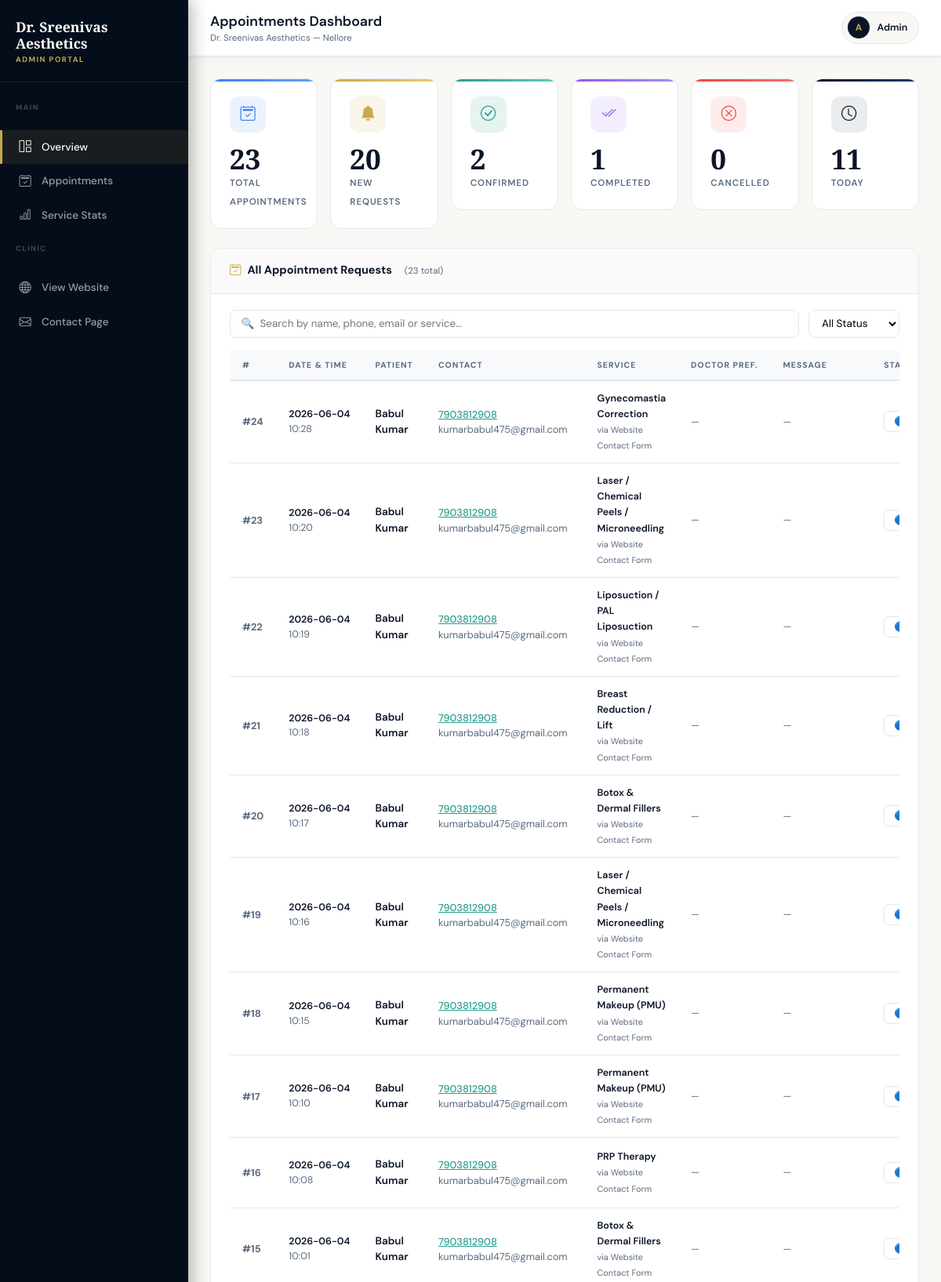
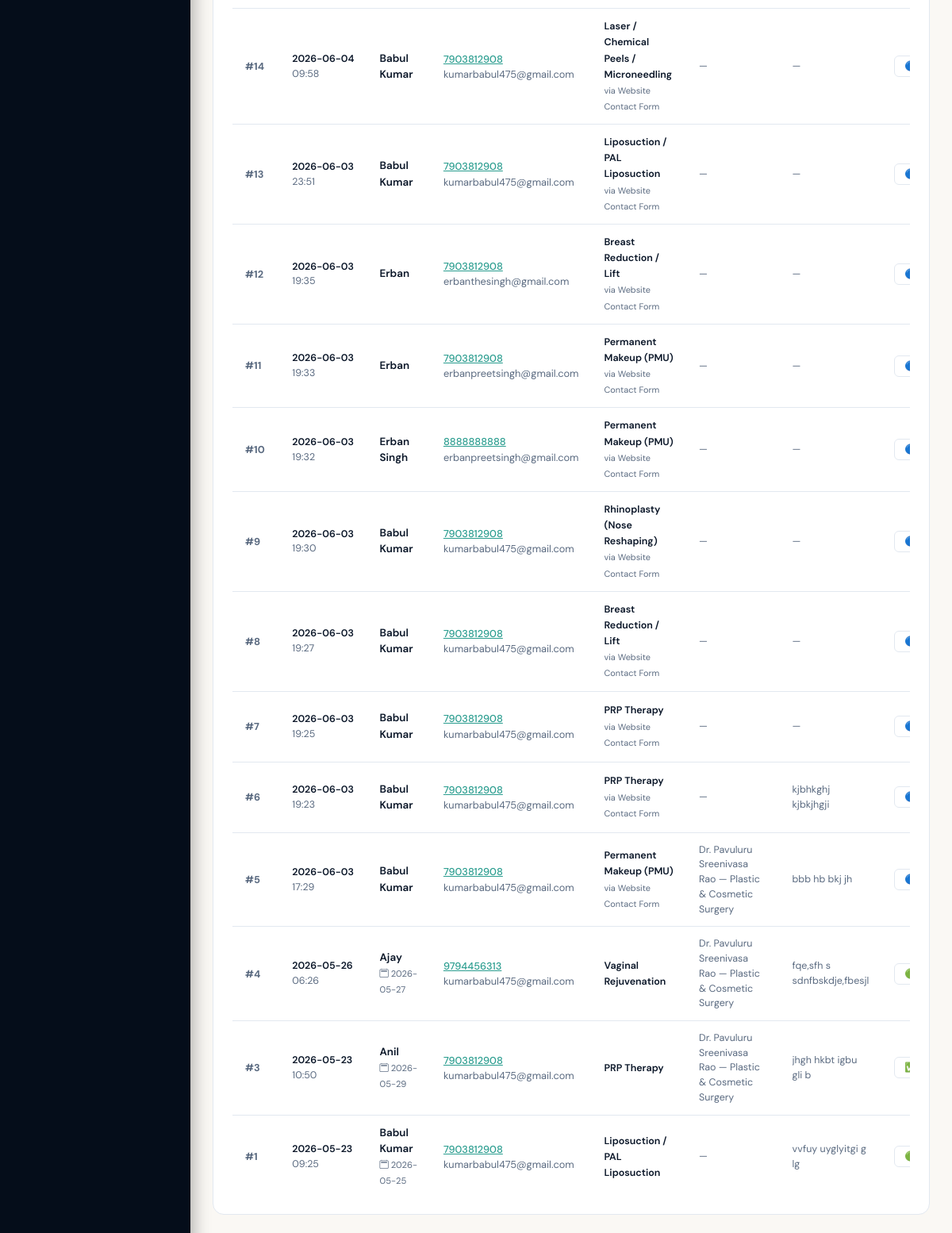
Screenshot of /admin/dashboard (signed in, upper part) with the database file from the repository (2 pictures, top to bottom).
### tables this page shows
CREATE TABLE appointments (
                id             INTEGER PRIMARY KEY AUTOINCREMENT,
                name           TEXT NOT NULL,
                phone          TEXT NOT NULL,
                email          TEXT NOT NULL,
                service        TEXT NOT NULL,
                doctor         TEXT,
                preferred_date TEXT,
                message        TEXT,
                source         TEXT,
                status         TEXT DEFAULT 'New',
                created_at     TEXT NOT NULL
            );

### app.py (the view)
@app.route("/admin")
@app.route("/admin/dashboard")
@login_required
def admin_dashboard():
    with get_db() as db:
        total = db.execute("SELECT COUNT(*) FROM appointments").fetchone()[0]
        new_count = db.execute("SELECT COUNT(*) FROM appointments WHERE status='New'").fetchone()[0]
        confirmed = db.execute("SELECT COUNT(*) FROM appointments WHERE status='Confirmed'").fetchone()[0]
        completed = db.execute("SELECT COUNT(*) FROM appointments WHERE status='Completed'").fetchone()[0]
        cancelled = db.execute("SELECT COUNT(*) FROM appointments WHERE status='Cancelled'").fetchone()[0]
        today_count = db.execute("SELECT COUNT(*) FROM appointments WHERE DATE(created_at)=DATE('now')").fetchone()[0]
        service_stats = db.execute("""
            SELECT service, COUNT(*) as cnt
            FROM appointments GROUP BY service ORDER BY cnt DESC
        """).fetchall()
        all_appointments = db.execute("SELECT * FROM appointments ORDER BY id DESC").fetchall()
    stats = {
        "total": total, "new": new_count, "confirmed": confirmed,
        "completed": completed, "cancelled": cancelled, "today": today_count,
    }
    return render_template("admin_dashboard.html", stats=stats, service_stats=service_stats,
                           all_appointments=all_appointments)

### app.py (called while the page is built)
def get_db():
    conn = sqlite3.connect(DB_PATH)
    conn.row_factory = sqlite3.Row
    return conn

def login_required(f):
    @wraps(f)
    def decorated(*args, **kwargs):
        if not session.get("admin_logged_in"):
            return redirect(url_for("admin_login"))
        return f(*args, **kwargs)
    return decorated

@app.context_processor
def inject_globals():
    return {"clinic": CLINIC, "services": SERVICES}

### templates/admin_dashboard.html (shortened to what this page needs)
<!DOCTYPE html>
<html lang="en">
<head>
  <link href="https://cdn.jsdelivr.net/npm/bootstrap@5.3.3/dist/css/bootstrap.min.css" rel="stylesheet"/>
  <link href="https://cdn.jsdelivr.net/npm/bootstrap-icons@1.11.3/font/bootstrap-icons.min.css" rel="stylesheet"/>
</head>
<body>
<nav class="sidebar">
  <div class="sidebar-brand">
    <span class="sidebar-brand-name">Dr. Sreenivas<br>Aesthetics</span>
    <span class="sidebar-brand-sub">Admin Portal</span>
  </div>
  <div class="sidebar-nav">
    <p class="sidebar-section-label">Main</p>
    <a href="#section-overview" class="sidebar-item active" onclick="scrollTo('section-overview',this)">
      <i class="bi bi-grid-1x2"></i> Overview
    </a>
    <a href="#section-appointments" class="sidebar-item" onclick="scrollTo('section-appointments',this)">
      <i class="bi bi-calendar2-check"></i> Appointments
    </a>
    <a href="#section-services" class="sidebar-item" onclick="scrollTo('section-services',this)">
      <i class="bi bi-bar-chart"></i> Service Stats
    </a>
    <p class="sidebar-section-label">Clinic</p>
    <a href="{{ url_for('index') }}" class="sidebar-item" target="_blank">
      <i class="bi bi-globe"></i> View Website
    </a>
    <a href="{{ url_for('contact') }}" class="sidebar-item" target="_blank">
      <i class="bi bi-envelope"></i> Contact Page
    </a>
  </div>
</nav>
<div class="main-content">
  <div class="topbar">
    <div>
      <div class="topbar-title">Appointments Dashboard</div>
      <div class="topbar-sub">Dr. Sreenivas Aesthetics — Nellore</div>
    </div>
    <div class="topbar-user">
      <div class="topbar-avatar">A</div>
      <span class="topbar-uname">Admin</span>
    </div>
  </div>
  <div class="page-body">
    <div id="section-overview" class="mb-4">
      <div class="row g-3">
        {% for icon, cls, val, lbl in [
          ('bi-calendar2-check', 'blue',   stats.total,     'Total Appointments'),
          ('bi-bell-fill',       'gold',   stats.new,       'New Requests'),
          ('bi-check-circle',    'green',  stats.confirmed, 'Confirmed'),
          ('bi-check2-all',      'purple', stats.completed, 'Completed'),
          ('bi-x-circle',        'red',    stats.cancelled, 'Cancelled'),
          ('bi-clock',           'navy',   stats.today,     'Today'),
        ] %}
        <div class="col-6 col-md-4 col-xl-2">
          <div class="stat-card stat-card--{{ cls }}">
            <div class="stat-icon stat-icon--{{ cls }}">
              <i class="bi {{ icon }}"></i>
            </div>
            <span class="stat-val">{{ val }}</span>
            <span class="stat-lbl">{{ lbl }}</span>
          </div>
        </div>
        {% endfor %}
      </div>
    </div>
    <div id="section-appointments" class="section-card mb-4">
      <div class="section-card-header">
        <div class="section-card-title">
          <i class="bi bi-calendar2-check"></i>
          All Appointment Requests
          <span style="font-size:.72rem;font-weight:400;color:var(--muted);margin-left:.5rem;">
            ({{ all_appointments|length }} total)
          </span>
        </div>
      </div>
      <div class="section-card-body">
        <div class="filter-bar">
          <input type="text" class="filter-input" id="searchInput"
                 placeholder="🔍  Search by name, phone, email or service…"
                 oninput="filterTable()"/>
          <select class="filter-select" id="statusFilter" onchange="filterTable()">
            <option value="">All Status</option>
          </select>
        </div>
        {% if all_appointments %}
        <div style="overflow-x:auto;">
          <table class="appt-table" id="apptTable">
            <thead>
              <tr>
                <th>#</th>
                <th>Date & Time</th>
                <th>Patient</th>
                <th>Contact</th>
                <th>Service</th>
                <th>Doctor Pref.</th>
                <th>Message</th>
                <th>Status</th>
              </tr>
            </thead>
            <tbody id="apptBody">
              {% for appt in all_appointments %}
              <tr id="row-{{ appt.id }}"
                  data-name="{{ appt.name|lower }}"
                  data-phone="{{ appt.phone|lower }}"
                  data-email="{{ appt.email|lower }}"
                  data-service="{{ appt.service|lower }}"
                  data-status="{{ appt.status }}">
                <td style="font-weight:700;color:var(--muted);font-size:.8rem;">#{{ appt.id }}</td>
                <td style="white-space:nowrap;font-size:.78rem;">
                  <span style="font-weight:600;color:var(--navy);">
                    {{ appt.created_at[:10] }}
                  </span><br>
                  <span style="color:var(--muted);">{{ appt.created_at[11:16] }}</span>
                </td>
                <td>
                  <span style="font-weight:600;color:var(--navy);display:block;">{{ appt.name }}</span>
                  {% if appt.preferred_date %}
                  <span style="font-size:.7rem;color:var(--muted);">
                    <i class="bi bi-calendar2"></i> {{ appt.preferred_date }}
                  </span>
                  {% endif %}
                </td>
                <td style="font-size:.8rem;">
                  <a href="tel:{{ appt.phone }}" style="color:var(--teal);font-weight:500;">{{ appt.phone }}</a><br>
                  <span style="color:var(--muted);">{{ appt.email }}</span>
                </td>
                <td>
                  <span style="font-size:.78rem;font-weight:600;color:var(--navy);">{{ appt.service }}</span>
                  {% if appt.source %}
                  <br><span style="font-size:.68rem;color:var(--muted);">via {{ appt.source }}</span>
                  {% endif %}
                </td>
                <td style="font-size:.78rem;color:var(--muted);">
                  {{ appt.doctor or '—' }}
                </td>
                <td style="max-width:180px;">
                  <span style="font-size:.78rem;color:var(--muted);
                               display:-webkit-box;-webkit-line-clamp:2;
                               -webkit-box-orient:vertical;overflow:hidden;">
                    {{ appt.message or '—' }}
                  </span>
                </td>
                <td>
                  <select class="status-select"
                          onchange="updateStatus({{ appt.id }}, this.value, this)"
                          data-current="{{ appt.status }}">
                    <option value="New"       {% if appt.status=='New'       %}selected{% endif %}>🔵 New</option>
                    <option value="Confirmed" {% if appt.status=='Confirmed' %}selected{% endif %}>🟢 Confirmed</option>
                    <option value="Completed" {% if appt.status=='Completed' %}selected{% endif %}>✅ Completed</option>
                  </select>
                </td>
              </tr>
              {% endfor %}
            </tbody>
          </table>
        </div>
        {% else %}
        <div class="empty-state">
          <i class="bi bi-calendar2-x"></i>
          <p>No appointments yet. They will appear here once patients submit the form.</p>
        </div>
        {% endif %}
      </div>
    </div>
  </div>
</div>
</body>
</html>

### rows the page displays
appointments: id "24", created_at "2026-06-04", created_at "10:28", name "Babul Kumar", phone "7903812908", email "kumarbabul475@gmail.com", service "Gynecomastia Correction", source "Website Contact Form", doctor "—", message "—", status+id "🔵 New"
appointments: id "23", created_at "2026-06-04", created_at "10:20", name "Babul Kumar", phone "7903812908", email "kumarbabul475@gmail.com", service "Laser / Chemical Peels / Microneedling", source "Website Contact Form", doctor "—", message "—", status+id "🔵 New"
appointments: id "22", created_at "2026-06-04", created_at "10:19", name "Babul Kumar", phone "7903812908", email "kumarbabul475@gmail.com", service "Liposuction / PAL Liposuction", source "Website Contact Form", doctor "—", message "—", status+id "🔵 New"
appointments: id "21", created_at "2026-06-04", created_at "10:18", name "Babul Kumar", phone "7903812908", email "kumarbabul475@gmail.com", service "Breast Reduction / Lift", source "Website Contact Form", doctor "—", message "—", status+id "🔵 New"
appointments: id "20", created_at "2026-06-04", created_at "10:17", name "Babul Kumar", phone "7903812908", email "kumarbabul475@gmail.com", service "Botox & Dermal Fillers", source "Website Contact Form", doctor "—", message "—", status+id "🔵 New"
appointments: id "19", created_at "2026-06-04", created_at "10:16", name "Babul Kumar", phone "7903812908", email "kumarbabul475@gmail.com", service "Laser / Chemical Peels / Microneedling", source "Website Contact Form", doctor "—", message "—", status+id "🔵 New"
appointments: id "18", created_at "2026-06-04", created_at "10:15", name "Babul Kumar", phone "7903812908", email "kumarbabul475@gmail.com", service "Permanent Makeup (PMU)", source "Website Contact Form", doctor "—", message "—", status+id "🔵 New"
appointments: id "17", created_at "2026-06-04", created_at "10:10", name "Babul Kumar", phone "7903812908", email "kumarbabul475@gmail.com", service "Permanent Makeup (PMU)", source "Website Contact Form", doctor "—", message "—", status+id "🔵 New"
appointments: id "16", created_at "2026-06-04", created_at "10:08", name "Babul Kumar", phone "7903812908", email "kumarbabul475@gmail.com", service "PRP Therapy", source "Website Contact Form", doctor "—", message "—", status+id "🔵 New"
appointments: id "15", created_at "2026-06-04", created_at "10:01", name "Babul Kumar", phone "7903812908", email "kumarbabul475@gmail.com", service "Botox & Dermal Fillers", source "Website Contact Form", doctor "—", message "—", status+id "🔵 New"
appointments: id "14", created_at "2026-06-04", created_at "09:58", name "Babul Kumar", phone "7903812908", email "kumarbabul475@gmail.com", service "Laser / Chemical Peels / Microneedling", source "Website Contact Form", doctor "—", message "—", status+id "🔵 New"
appointments: id "13", created_at "2026-06-03", created_at "23:51", name "Babul Kumar", phone "7903812908", email "kumarbabul475@gmail.com", service "Liposuction / PAL Liposuction", source "Website Contact Form", doctor "—", message "—", status+id "🔵 New"
appointments: id "12", created_at "2026-06-03", created_at "19:35", name "Erban", phone "7903812908", email "erbanthesingh@gmail.com", service "Breast Reduction / Lift", source "Website Contact Form", doctor "—", message "—", status+id "🔵 New"
appointments: id "11", created_at "2026-06-03", created_at "19:33", name "Erban", phone "7903812908", email "erbanpreetsingh@gmail.com", service "Permanent Makeup (PMU)", source "Website Contact Form", doctor "—", message "—", status+id "🔵 New"
appointments: id "10", created_at "2026-06-03", created_at "19:32", name "Erban Singh", phone "8888888888", email "erbanpreetsingh@gmail.com", service "Permanent Makeup (PMU)", source "Website Contact Form", doctor "—", message "—", status+id "🔵 New"
appointments: id "9", created_at "2026-06-03", created_at "19:30", name "Babul Kumar", phone "7903812908", email "kumarbabul475@gmail.com", service "Rhinoplasty (Nose Reshaping)", source "Website Contact Form", doctor "—", message "—", status+id "🔵 New"
appointments: id "8", created_at "2026-06-03", created_at "19:27", name "Babul Kumar", phone "7903812908", email "kumarbabul475@gmail.com", service "Breast Reduction / Lift", source "Website Contact Form", doctor "—", message "—", status+id "🔵 New"
appointments: id "7", created_at "2026-06-03", created_at "19:25", name "Babul Kumar", phone "7903812908", email "kumarbabul475@gmail.com", service "PRP Therapy", source "Website Contact Form", doctor "—", message "—", status+id "🔵 New"
appointments: id "6", created_at "2026-06-03", created_at "19:23", name "Babul Kumar", phone "7903812908", email "kumarbabul475@gmail.com", service "PRP Therapy", source "Website Contact Form", doctor "—", message "kjbhkghj kjbkjhgji", status+id "🔵 New"
appointments: id "5", created_at "2026-06-03", created_at "17:29", name "Babul Kumar", phone "7903812908", email "kumarbabul475@gmail.com", service "Permanent Makeup (PMU)", source "Website Contact Form", doctor "Dr. Pavuluru Sreenivasa Rao — Plastic & Cosmetic Surgery", message "bbb hb bkj jh", status+id "🔵 New"
appointments: id "4", created_at "2026-05-26", created_at "06:26", name "Ajay", preferred_date "2026-05-27", phone "9794456313", email "kumarbabul475@gmail.com", service "Vaginal Rejuvenation", doctor "Dr. Pavuluru Sreenivasa Rao — Plastic & Cosmetic Surgery", message "fqe,sfh s sdnfbskdje,fbesjl", status+id "🟢 Confirmed"
appointments: id "3", created_at "2026-05-23", created_at "10:50", name "Anil", preferred_date "2026-05-29", phone "7903812908", email "kumarbabul475@gmail.com", service "PRP Therapy", doctor "Dr. Pavuluru Sreenivasa Rao — Plastic & Cosmetic Surgery", message "jhgh hkbt igbu gli b", status+id "✅ Completed"
appointments: id "1", created_at "2026-05-23", created_at "09:25", name "Babul Kumar", preferred_date "2026-05-25", phone "7903812908", email "kumarbabul475@gmail.com", service "Liposuction / PAL Liposuction", doctor "—", message "vvfuy uyglyitgi g lg", status+id "🟢 Confirmed"

### other values shown
{{ val }} "23" "20" "2" "1" "0" "11"
{{ lbl }} "TOTAL APPOINTMENTS" "NEW REQUESTS" "CONFIRMED" "COMPLETED" "CANCELLED" "TODAY"
{{ all_appointments|length }} "23"
